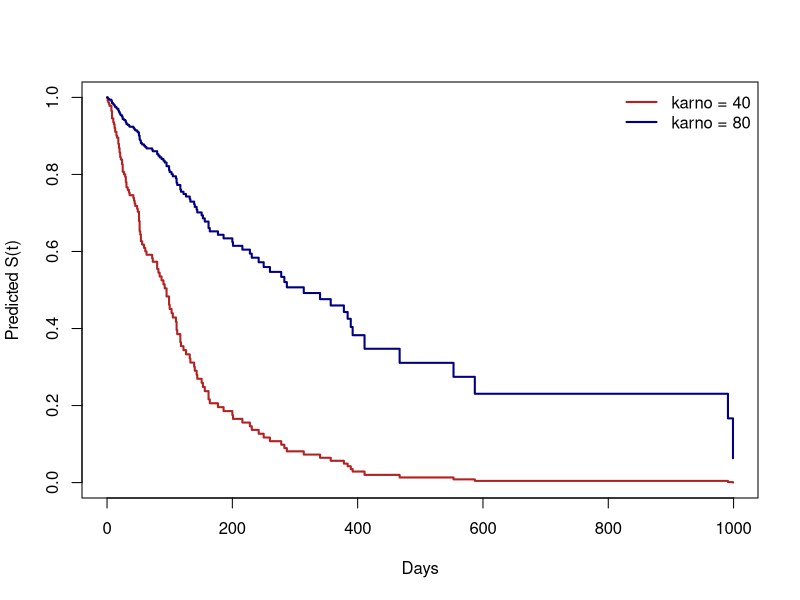

The R source for this figure:
# Session 28 — Cox proportional hazards model
# Prof. Dae-Jin Lee (daelee@faculty.ie.edu) --- Statistical Modelling (BAM), IE University
# Plain-script version of 28-cox-model.Rmd. Run: Rscript 28-cox-model.R

## ----data---------------------------------------------------------------------
library(survival)
vet <- survival::veteran
vet$trt <- factor(vet$trt, levels = 1:2, labels = c("standard", "test"))


## ----toy----------------------------------------------------------------------
toy <- data.frame(time = c(2, 3, 4, 6, 8), status = c(1, 0, 1, 1, 1), x = c(1, 0, 0, 1, 0))
lp <- function(b) 2 * b - log(2 * exp(b) + 3) - log(exp(b) + 2) - log(exp(b) + 1)
score <- function(b) 2 - 2 * exp(b) / (2 * exp(b) + 3) - exp(b) / (exp(b) + 2) - exp(b) / (exp(b) + 1)
info <- function(b) {
  p <- c(2 * exp(b) / (2 * exp(b) + 3), exp(b) / (exp(b) + 2), exp(b) / (exp(b) + 1))
  sum(p * (1 - p))          # variance of x within each risk set
}
b <- 0
for (it in 1:5) b <- b + score(b) / info(b)   # Newton-Raphson
c(beta = b, se = 1 / sqrt(info(b)), HR = exp(b))
coef(coxph(Surv(time, status) ~ x, data = toy))


## ----cox----------------------------------------------------------------------
fit <- coxph(Surv(time, status) ~ trt + karno + celltype + age, data = vet)
summary(fit)


## ----hr-----------------------------------------------------------------------
round(cbind(HR = exp(coef(fit)), exp(confint(fit))), 3)
exp(10 * coef(fit)["karno"])            # 0.72
exp(10 * confint(fit)["karno", ])       # (0.65, 0.80)


## ----lrt----------------------------------------------------------------------
fit0 <- coxph(Surv(time, status) ~ trt + karno + age, data = vet)
anova(fit0, fit)                       # does cell type add to the model?


## ----ties---------------------------------------------------------------------
fit_b <- update(fit, ties = "breslow")
round(cbind(efron = coef(fit), breslow = coef(fit_b)), 4)


## ----score--------------------------------------------------------------------
f1 <- coxph(Surv(time, status) ~ trt, data = vet)
summary(f1)$sctest
survdiff(Surv(time, status) ~ trt, data = vet)$chisq


## ----pred, fig.width = 7, fig.height = 4.5------------------------------------
nd <- data.frame(trt = "standard", karno = c(40, 80), celltype = "squamous", age = 60)
sf <- survfit(fit, newdata = nd)
plot(sf, col = c("firebrick", "navy"), lwd = 2, xlab = "Days", ylab = "Predicted S(t)")
legend("topright", c("karno = 40", "karno = 80"), col = c("firebrick", "navy"), lwd = 2, bty = "n")
